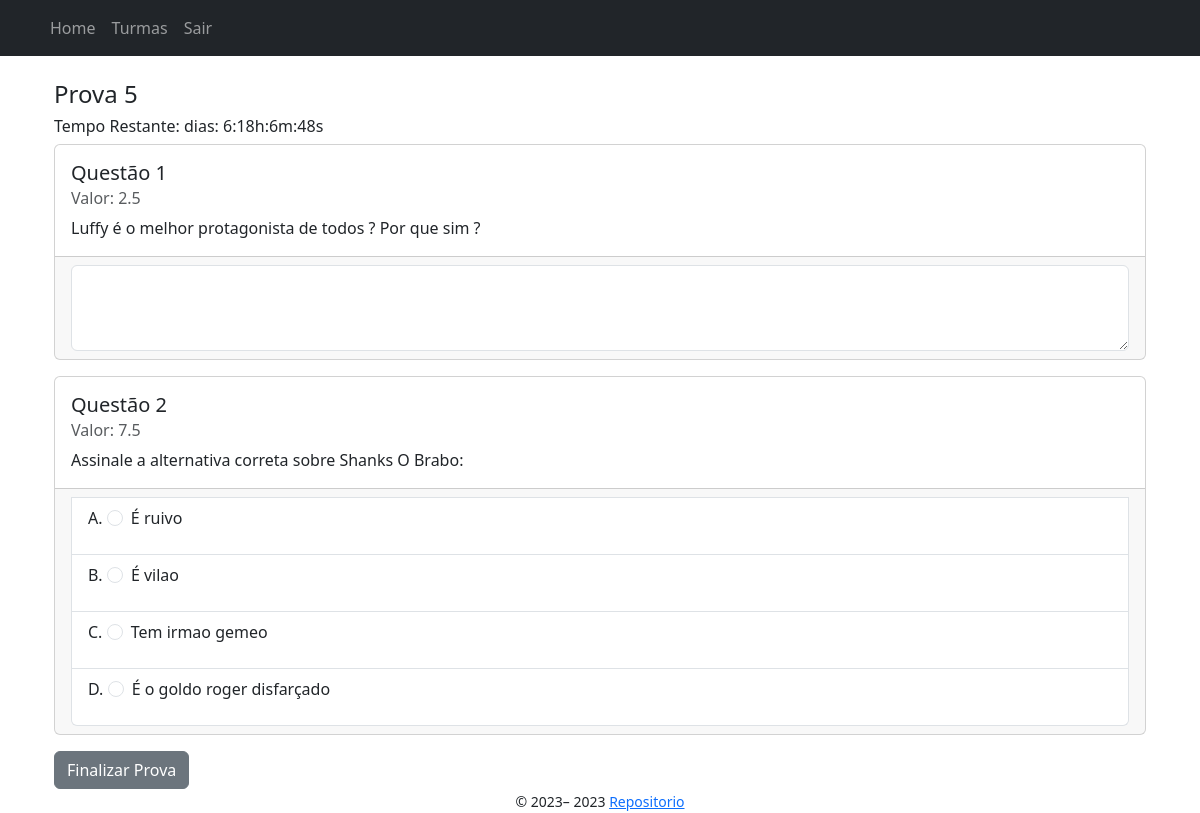
The app's page /turmas/1/exames/5/show (signed in) with its own data.
### app/models/exame.py (models this page shows, shortened)
class Exame(db.Model):
    __tablename__ = "exame"
    id = db.Column(db.Integer, primary_key=True)
    data_inicio = db.Column(db.DateTime, nullable=True)
    data_fim = db.Column(db.DateTime, nullable=True)
    nome = db.Column(db.String(255))
    nota_exame = db.Column(db.Float)
    professor_id = db.Column(db.Integer, db.ForeignKey('professor.id'), nullable=False)
    turma_id = db.Column(db.Integer, db.ForeignKey('turma.id'), nullable=False)
    notas = db.relationship('NotasExames', backref='exame_notas') #1 to N
    respostas = db.relationship('RespostaQuestaoExame', backref='exame_respostas') #1 to N
    questoes = db.relationship("QuestaoExame", back_populates="exame", cascade="all, delete-orphan") # N to N

### app/models/questao_exame.py (models this page shows, shortened)
class QuestaoExame(db.Model):
    __tablename__ = "questao_exame"
    exame_id = db.Column(db.Integer, db.ForeignKey("exame.id"), primary_key=True)
    questao_id = db.Column(db.Integer, db.ForeignKey("questao.id"), primary_key=True)
    nota_questao = db.Column(db.Float, nullable=False)
    questao = db.relationship("Questao", back_populates="exames")
    exame = db.relationship("Exame", back_populates="questoes")

### app/models/questao.py (models this page shows, shortened)
class Questao(db.Model):
    __tablename__ = "questao"
    id = db.Column(db.Integer, primary_key=True)
    enunciado = db.Column(db.String(255))
    resposta = db.Column(db.String(255))
    tipo_questao = db.Column(
        Enum("multipla_escolha", "verdadeiro_falso", "numerica", "dissertativa", name="tipo_questao"), nullable=False)
    professor_id = db.Column(db.Integer, db.ForeignKey('professor.id'), nullable=False)
    respostas = db.relationship('RespostaQuestaoExame', backref='questao_respostas') #1 to N
    exames = db.relationship("QuestaoExame", back_populates="questao") # tabela associativa N to N

### app/models/questao_multipla_escolha.py (models this page shows, shortened)
class QuestaoMultiplaEscolha(Questao):
    __tablename__ = "questao_multipla_escolha"
    id = db.Column(db.Integer, db.ForeignKey('questao.id'), primary_key=True)
    opcao_a = db.Column(db.String(255))
    opcao_b = db.Column(db.String(255))
    opcao_c = db.Column(db.String(255))
    opcao_d = db.Column(db.String(255))

### app/controllers/exames_controller.py (the view)
@bp.route("<int:exame_id>/show", methods=['GET'])
@login_required
def show(turma_id: int, exame_id: int) -> render_template:
    exame = Exame.query.filter_by(id=exame_id).first()
    exame_horario = json.dumps({
        "dataInicio": exame.data_inicio.strftime("%Y-%m-%d %H:%M:%S"),
        "dataFim": exame.data_fim.strftime("%Y-%m-%d %H:%M:%S"),
    })
    questoes_exame = exame.questoes # tabela associativa
    for questao_exame in questoes_exame:
        if questao_exame.questao.tipo_questao == "multipla_escolha":
            multipla_escolha = QuestaoMultiplaEscolha.query.filter_by(id=questao_exame.questao.id).all()
            questao_exame.questao.opcoes = multipla_escolha
    return render_template("exames/show.jinja2", turma_id=turma_id, exame=exame, questoes_exame=questoes_exame, exame_horario=exame_horario)

### app/templates/exames/show.jinja2 (shortened to what this page needs)
{% extends "./base.jinja2" %}
{% from 'bootstrap5/utils.html' import render_icon %}
{% block content %}
<div class="container">
    <h4>{{ exame.nome }}</h4>
    {% if current_user.tipo_usuario == "estudante" %}
        <h6 id="tempoRestante">Tempo Restante: </h6>
    {% endif %}
    <div>
        <form id="exameForm" method="POST" action="{{ url_for('turmas.exames.submit', turma_id=turma_id, exame_id=exame.id) }}">
            {% for questao_exame in questoes_exame %}
                <div class="mb-3 card">
                    <div class="card-body">
                        <h5 class="card-title">Questão {{ loop.index }}</h5>
                        <h6 class="card-subtitle mb-2 text-muted">Valor: {{ questao_exame.nota_questao }}</h6>
                        <p class="card-text">{{ questao_exame.questao.enunciado }}</p>
                    </div>
                    <div class="card-footer">
                        {% if current_user.tipo_usuario == "professor" %}
                            <div class="mt-3">
                                <strong>Resposta da Questão:</strong>
                                <p>{{ questao_exame.questao.resposta }}</p>
                            </div>
                        {% else %}
                            {% if questao_exame.questao.tipo_questao == "multipla_escolha" %}
                                <ul class="list-group">
                                    {% for opcao in questao_exame.questao.opcoes %}
                                        <li class="list-group-item">
                                            <p>A.
                                                <input unique-value class="form-check-input me-1" type="radio" id="questao_id_{{ questao_exame.questao.id }}"
                                                    name="questao_id_{{ questao_exame.questao.id }}" value="A">
                                                    <label class="form-check-label" for="opcao_a_{{ loop.index }}">{{ opcao.opcao_a }}</label>
                                            </p>
                                        </li>
                                        <li class="list-group-item">
                                            <p>B.
                                                <input unique-value class="form-check-input me-1" type="radio" id="questao_id_{{ questao_exame.questao.id }}"
                                                    name="questao_id_{{ questao_exame.questao.id }}" value="B">
                                                    <label class="form-check-label" for="opcao_b_{{ loop.index }}">{{ opcao.opcao_b }}</label>
                                            </p>
                                        </li>
                                        {% if opcao.opcao_c %}
                                            <li class="list-group-item">
                                                <p>C.
                                                    <input unique-value class="form-check-input me-1" type="radio" id="questao_id_{{ questao_exame.questao.id }}"
                                                        name="questao_id_{{ questao_exame.questao.id }}" value="C">
                                                        <label class="form-check-label" for="opcao_c_{{ loop.index }}">{{ opcao.opcao_c }}</label>
                                                </p>
                                            </li>
                                        {% endif %}
                                        {% if opcao.opcao_d %}
                                            <li class="list-group-item">
                                                <p>D.
                                                    <input unique-value class="form-check-input me-1" type="radio" id="questao_id_{{ questao_exame.questao.id }}"
                                                        name="questao_id_{{ questao_exame.questao.id }}" value="D">
                                                        <label class="form-check-label" for="opcao_d_{{ loop.index }}">{{ opcao.opcao_d }}</label>
                                                </p>
                                            </li>
                                        {% endif %}
                                    {% endfor %}
                                </ul>
                            {% elif questao_exame.questao.tipo_questao == "numerica" %}
                                <input type="text" id="questao_id_{{ questao_exame.questao.id }}"
                                    name="questao_id_{{ questao_exame.questao.id }}" class="form-control" oninput="this.value = this.value.replace(/[^0-9]/g, '')">
                            {% elif questao_exame.questao.tipo_questao == "verdadeiro_falso" %}
                                <select class="form-select" id="questao_id_{{ questao_exame.questao.id }}" name="questao_id_{{ questao_exame.questao.id }}">
                                    <option selected value="">Selecione Verdadeiro ou Falso</option>
                                    <option value="Verdadeiro">Verdadeiro</option>
                                    <option value="Falso">Falso</option>
                                </select>
                            {% else %}
                                <textarea class="form-control" id="questao_id_{{ questao_exame.questao.id }}"
                                    rows="3" name="questao_id_{{ questao_exame.questao.id }}"></textarea>
                            {% endif %}
                        {% endif %}
                    </div>
                </div>
            {% endfor %}
            {% if current_user.tipo_usuario == "estudante" %}
                <button type="submit" id="submitBtn" class="btn btn-secondary">Finalizar Prova</button>
            {% endif %}
        </form>
    </div>
<body>
{% endblock %}

### app/static/css/style.css (style rules this page uses)
* { box-sizing: border-box; margin: 0; padding: 0; }
body { display: grid; min-height: 100vh; min-width: 100vw; grid-template-columns: 1fr; grid-template-rows: auto 1fr auto; grid-template-areas: "header" "main" "footer"; }

### records on screen
Exame: nome "Prova 5"
QuestaoExame: nota_questao "2.5", questao.enunciado "Luffy é o melhor protagonista de todos ? Por que sim ?"
QuestaoExame: nota_questao "7.5", questao.enunciado "Assinale a alternativa correta sobre Shanks O Brabo:"
QuestaoMultiplaEscolha: opcao_a "É ruivo", opcao_b "É vilao", opcao_c "Tem irmao gemeo", opcao_d "É o goldo roger disfarçado"

### other values on screen
{{ render_nav_item("index.index", "Home") }} "Home"
{{ render_nav_item("turmas.index", "Turmas") }} "Turmas"
{{ render_nav_item("auth.logout", "Sair") }} "Sair"
